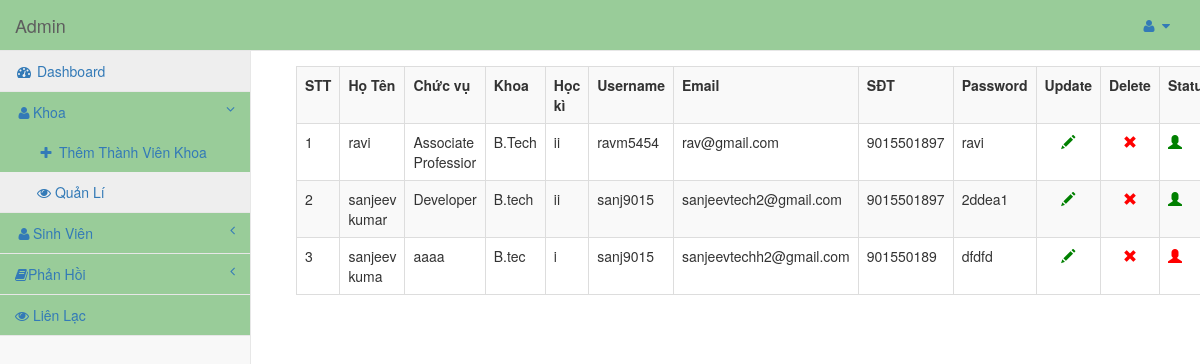
Before: /admin/dashboard.php?info=show_faculty (signed in) with the older database file.
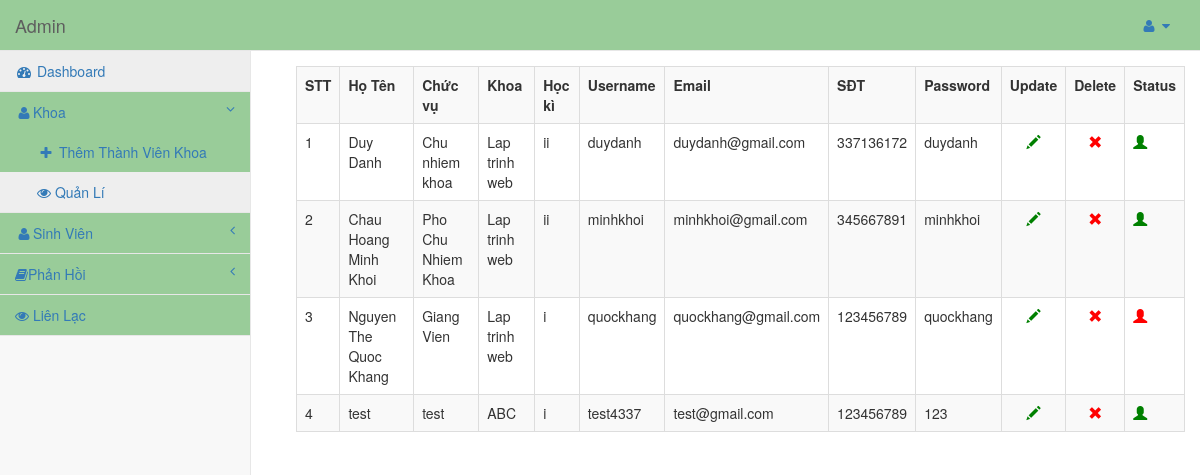
After: the same page with the newer database file.
### tables this page shows
CREATE TABLE `faculty` (
  `id` int(11) NOT NULL,
  `user_alias` varchar(30) NOT NULL,
  `Name` varchar(30) NOT NULL,
  `designation` varchar(100) NOT NULL,
  `programme` varchar(50) NOT NULL,
  `semester` varchar(10) NOT NULL,
  `email` varchar(255) NOT NULL,
  `password` varchar(75) NOT NULL,
  `mobile` bigint(20) NOT NULL,
  `date` datetime NOT NULL,
  `status` int(11) NOT NULL
);

### admin/show_faculty.php (the view, shortened to what this page needs)
<?php
	echo "<table class='table table-responsive table-bordered table-striped table-hover' style=margin:15px;>";
	echo "<tr>";
	echo "<th>STT</th>";
	echo "<th>Họ Tên</th>";
	echo "<th>Chức vụ</th>";
	echo "<th>Khoa</th>";
	echo "<th>Học kì</th>";
	echo "<th>Username</th>";
	echo "<th>Email</th>";
	echo "<th>SĐT</th>";
	echo "<th>Password</th>";
	echo "<th>Update</th>";
	echo "<th>Delete</th>";
	echo "<th>Status</th>";
	echo "</tr>";
	$i=1;
	$que=mysqli_query($conn,"select * from faculty");
	while($row=mysqli_fetch_array($que))
	{
		echo "<tr>";
		echo "<td>".$i."</td>";
		echo "<td>".$row['Name']."</td>";
		echo "<td>".$row['designation']."</td>";
		echo "<td>".$row['programme']."</td>";
		echo "<td>".$row['semester']."</td>";
		echo "<td>".$row['user_alias']."</td>";
		echo "<td>".$row['email']."</td>";
		echo "<td>".$row['mobile']."</td>";
		echo "<td>".$row['password']."</td>";
		echo "<td class='text-center'><a href='dashboard.php?id=$row[id]&info=edit_faculty'><span class='glyphicon glyphicon-pencil'style=color:green;></span></a></td>";
		echo "<td class='text-center'><a href='#' onclick='deletes($row[id])'><span class='glyphicon glyphicon-remove' style=color:red;></span></a></td>";
		if($row['status'])
		{
		echo "<td><a href='update_status.php?user_id=".$row['id']."&status=".$row['status']."'><span class='glyphicon glyphicon-user' style=color:red;></span></a></td>";
		}
		else
		{
		echo "<td><a href='update_status.php?user_id=".$row['id']."&status=".$row['status']."'><span class='glyphicon glyphicon-user' style=color:green;></span></a></td>";
		}
		echo "</tr>";
		$i++;
	}
?>

### admin/dashboard.php (shortened to what this page needs)
<?php
include('../dbconfig.php');
?>
<!DOCTYPE html>
<html lang="en">
<head>
    <link href="../css/bootstrap.min.css" rel="stylesheet">
    <link href="../css/metisMenu.min.css" rel="stylesheet">
    <link href="../css/sb-admin-2.css" rel="stylesheet">
    <link href="../css/font-awesome.min.css" rel="stylesheet" type="text/css">
</head>
<body>
    <div id="wrapper">
        <nav class="navbar navbar-default navbar-static-top" role="navigation" style="margin-bottom: 0">
            <div class="navbar-header">
                <a class="navbar-brand" href="dashboard.php">Admin</a>
            </div>
            <ul class="nav navbar-top-links navbar-right">
                <li class="dropdown">
                    <a class="dropdown-toggle" data-toggle="dropdown" href="#">
                        <i class="fa fa-user fa-fw"></i>  <i class="fa fa-caret-down"></i>
                    </a>
                </li>
            </ul>
            <div class="navbar-default sidebar" role="navigation">
                <div class="sidebar-nav navbar-collapse">
                    <ul class="nav" id="side-menu">
                        <li>
                            <a href="dashboard.php"><i class="fa fa-dashboard fa-fw"></i> Dashboard</a>
                        </li>
						<li>
                            <a href="#"><i class="fa fa-user fa-fw"></i>Khoa<span class="fa arrow"></span></a>
                            <ul class="nav nav-second-level">
                                <li>
                                    <a href="dashboard.php?info=add_faculty"><i class="fa fa-plus fa-fw"></i> Thêm Thành Viên Khoa</a>
                                </li>
								 <li>
                                    <a href="dashboard.php?info=show_faculty"><i class="fa fa-eye"></i> Quản Lí</a>
                                </li>
							</ul>
                        </li>
						<li>
                            <a href="#"><i class="fa fa-user fa-fw"></i>Sinh Viên<span class="fa arrow"></span></a>
                        </li>
		<li>
         <a href="#"><i class="fa fa-user fa-book"></i>Phản Hồi<span class="fa arrow"></span></a>
                        </li>
		<li>
			<a href="dashboard.php?info=contact"><i class="fa fa-eye"></i> Liên Lạc</a>
		</li>
                    </ul>
                </div>
            </div>
        </nav>
        <div id="page-wrapper">
            <div class="row">
                <div class="col-lg-12">
                	<?php
								@$info=$_GET['info'];
								if($info!="")
								{
									if($info=="add_faculty")
										{
											include('add_faculty.php');
										}
									elseif($info=="show_faculty")
										{
											include('show_faculty.php');
										}
									elseif($info=="edit_faculty")
										{
											include('edit_faculty.php');
										}
									elseif($info=="display_student")
										{
											include('display_student.php');
										}
									elseif($info=="contact")
										{
											include('contact.php');
										}
									elseif($info=="feedback")
										{
											include('feedback.php');
										}
										elseif($info=="feedback_average")
										{
											include('feedback_average.php');
										}
										else if($info=="update_password")
										{
										include('update_password.php');
										}
								}
								else
								{
								include('dashboard_home.php');
								}
							?>
				</div>
            </div>
        </div>
    </div>
</body>
</html>

### css/sb-admin-2.css (style rules this page uses)
body { background-color: #f8f8f8; }
#wrapper { width: 100%; }
#page-wrapper { padding: 0 15px; min-height: 568px; background-color: #fff; }
@media (min-width:768px) { #page-wrapper { position: inherit; margin: 0 0 0 250px; padding: 0 30px; border-left: 1px solid #e7e7e7; } }
.navbar-top-links { margin-right: 0; }
.navbar-top-links li { display: inline-block; }
.navbar-top-links li:last-child { margin-right: 15px; }
.navbar-top-links li a { padding: 15px; min-height: 50px; }
.sidebar .sidebar-nav.navbar-collapse { padding-right: 0; padding-left: 0; }
.sidebar ul li { border-bottom: 1px solid #e7e7e7; }
.sidebar ul li a.active { background-color: #eee; }
.sidebar .arrow { float: right; }
.sidebar .fa.arrow:before { content: "\f104"; }
.sidebar .active>a>.fa.arrow:before { content: "\f107"; }
.sidebar .nav-second-level li, .sidebar .nav-third-level li { border-bottom: 0!important; }
.sidebar .nav-second-level li a { padding-left: 37px; }
@media (min-width:768px) { .sidebar { z-index: 1; position: absolute; width: 250px; margin-top: 51px; } }

Changed rows visible on the page:
changed faculty: Name "ravi" → "Duy Danh"; designation "Associate Professior" → "Chu nhiem khoa"; programme "B.Tech" → "Lap trinh web"; user_alias "ravm5454" → "duydanh"; email "rav@gmail.com" → "duydanh@gmail.com"; mobile "9015501897" → "337136172"; password "ravi" → "duydanh"
changed faculty: Name "sanjeev kumar" → "Chau Hoang Minh Khoi"; designation "Developer" → "Pho Chu Nhiem Khoa"; programme "B.tech" → "Lap trinh web"; user_alias "sanj9015" → "minhkhoi"; email "sanjeevtech2@gmail.com" → "minhkhoi@gmail.com"; mobile "9015501897" → "345667891"; password "2ddea1" → "minhkhoi"
changed faculty: Name "sanjeev kuma" → "Nguyen The Quoc Khang"; designation "aaaa" → "Giang Vien"; programme "B.tec" → "Lap trinh web"; user_alias "sanj9015" → "quockhang"; email "sanjeevtechh2@gmail.com" → "quockhang@gmail.com"; mobile "901550189" → "123456789"; password "dfdfd" → "quockhang"
added faculty: Name "test", designation "test", programme "ABC", semester "i", user_alias "test4337", email "test@gmail.com", mobile "123456789", password "123"
